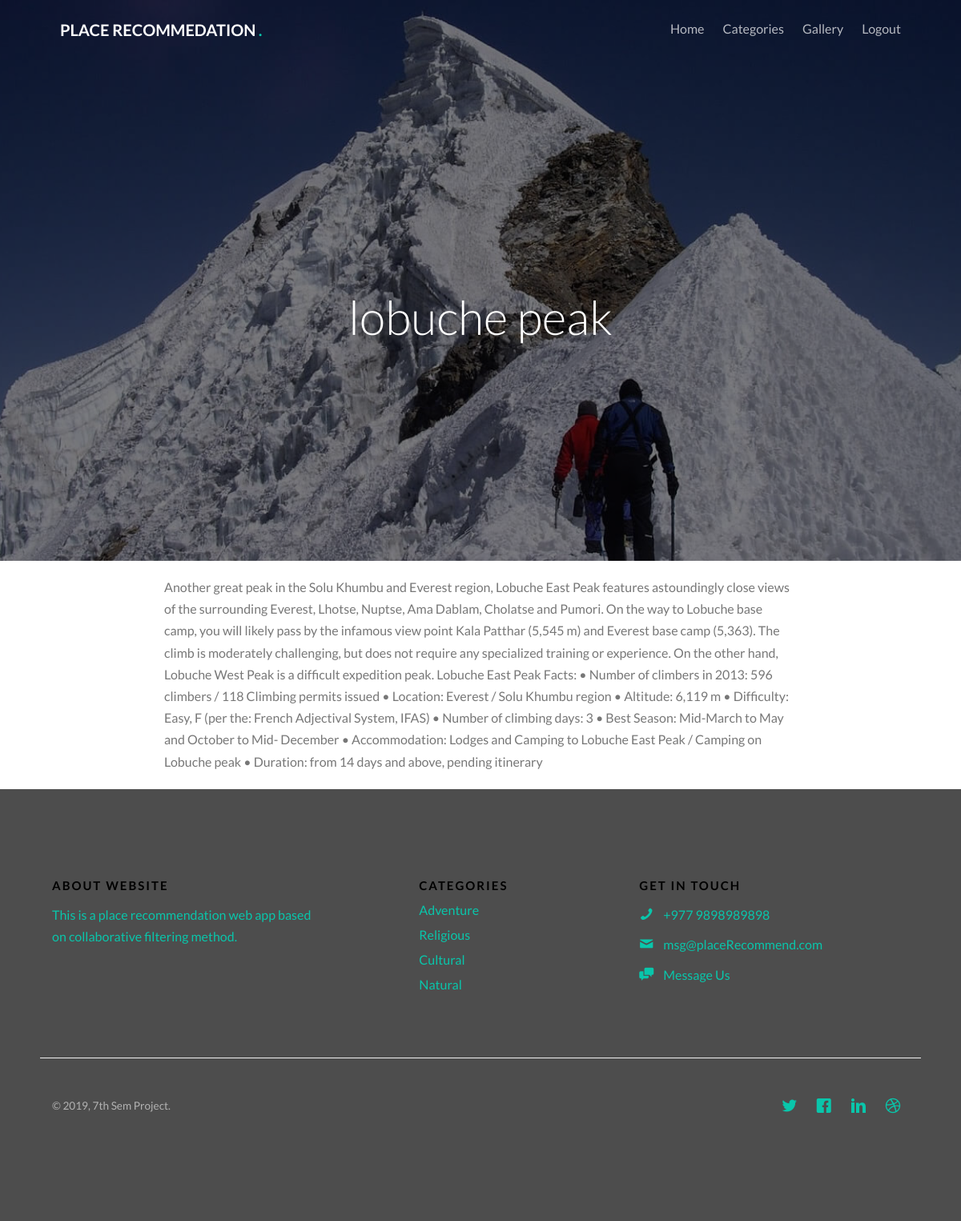
/site/detailed.php?id=3, run on the app's committed database.
### tables this page shows
CREATE TABLE `place` (
  `place_id` int(11) NOT NULL,
  `place_name` varchar(255) NOT NULL,
  `category_name` varchar(255) NOT NULL,
  `imageurl` varchar(255) NOT NULL,
  `information` text NOT NULL
);

### site/detailed.php (the view, shortened to what this page needs)
<?php
		require('../connection.php');
    $rs_results = mysqli_query($con,"Select * from place where place_id =".$_GET['id']);
		$place_single =  mysqli_fetch_assoc($rs_results);
		$pic = "../admin/images/".$place_single['imageurl'];
		include '../template/loggedheader.php';
?>
	<body onload="showRestaurantData('rating/getRatingData.php',<?php echo $place_single['place_id'];?>)">
	<div id="page">
		<?php include '../template/loggednav.php';?>
		<?php include '../template/headers/headerdetailed.php';?>
		<div class="row">
			<div class="col-lg-8 col-md-8 col-sm-8 col-md-offset-2">
				<p style="margin-top: 19px;"><?php echo $place_single['information'];?></p>
			</div>
			<div class="col-lg-6 col-md-6 col-sm-6 col-md-offset-3 text-center" style="font-size: 25px;">
			</div>
		</div>
	<?php include '../template/loggedfooter.php'; ?>
	</body>
</html>

### template/loggedheader.php (shortened to what this page needs)
<html lang="en">
    <head>
        <link rel="stylesheet" href="../assets/css/animate.css">
        <link rel="stylesheet" href="../assets/css/icomoon.css">
        <link rel="stylesheet" href="../assets/css/themify-icons.css">
        <link rel="stylesheet" href="../assets/css/bootstrap.css">
        <link rel="stylesheet" href="../assets/css/magnific-popup.css">
        <link rel="stylesheet" href="../assets/css/bootstrap-datepicker.min.css">
        <link rel="stylesheet" href="../assets/css/owl.carousel.min.css">
        <link rel="stylesheet" href="../assets/css/owl.theme.default.min.css">
        <link rel="stylesheet" href="../assets/css/style.css">
        <link rel="stylesheet" href="../assets/css/detailed.css">
        <link rel="stylesheet" href="../assets/css/rating.css">
    </head>

### template/loggednav.php (shortened to what this page needs)
<nav class="gtco-nav" role="navigation">
		<div class="gtco-container">
			<div class="row">
				<div class="col-sm-4 col-xs-12">
					<div id="gtco-logo">
					<a href="dashboard.php">Place Recommedation <em>.</em></a>
					</div>
				</div>
				<div class="col-xs-8 text-right menu-1">
					<ul>
					<li><a href="dashboard.php">Home</a></li>
						<li class="has-dropdown">
							<a href="#">Categories</a>
						</li>
						<li><a href="gallery.php">Gallery</a></li>
						<li><a href="../logout.php">Logout</a></li>
					</ul>
				</div>
			</div>
		</div>
	</nav>

### template/headers/headerdetailed.php
<header id="gtco-header" class="gtco-cover gtco-cover-md" role="banner" style="background-image: url('<?php echo $pic;?>')">
		<div class="overlay"></div>
		<div class="gtco-container">
			<div class="row">
				<div class="col-md-12 col-md-offset-0 text-center">
					<div class="row row-mt-15em">
						<div class="col-md-12 mt-text animate-box" data-animate-effect="fadeInUp">
							<h1><?php echo $place_single['place_name'];?></h1>
						</div>
					</div>
				</div>
			</div>
		</div>
	</header>

### template/loggedfooter.php (shortened to what this page needs)
<div class="gtco-footers">
    <footer id="gtco-footer" role="contentinfo">
            <div class="gtco-container" >
                <div class="row row-p	b-md">
                    <div class="col-md-4">
                        <div class="gtco-widget">
                            <h3>About Website</h3>
                            <p class="p-footer">This is a place recommendation web app based on collaborative filtering method.</p>
                        </div>
                    </div>
                    <div class="col-md-2 col-md-push-1">
                        <div class="gtco-widget">
                            <h3>Categories</h3>
                            <ul class="gtco-footer-links">
                                <li><a href="adventure.php">Adventure</a></li>
                                <li><a href="religious.php">Religious</a></li>
                                <li><a href="cultural.php">Cultural</a></li>
                                <li><a href="natural.php">Natural</a></li>
                            </ul>
                        </div>
                    </div>
                    <div class="col-md-3 col-md-push-2">
                        <div class="gtco-widget">
                            <h3>Get In Touch</h3>
                            <ul class="gtco-quick-contact">
                                <li><a href="#"><i class="icon-phone"></i> +977 9898989898</a></li>
                                <li><a href="#"><i class="icon-mail2"></i> msg@placeRecommend.com</a></li>
                                <li><a href="#"><i class="icon-chat"></i> Message Us</a></li>
                            </ul>
                        </div>
                    </div>
                </div>
                <div class="row copyright">
                    <div class="col-md-12">
                        <p class="pull-left">
                            <small class="block">&copy; 2019, 7th Sem Project.</small>
                        </p>
                        <p class="pull-right">
                            <ul class="gtco-social-icons pull-right">
                                <li><a href="#"><i class="icon-twitter"></i></a></li>
                                <li><a href="#"><i class="icon-facebook"></i></a></li>
                                <li><a href="#"><i class="icon-linkedin"></i></a></li>
                                <li><a href="#"><i class="icon-dribbble"></i></a></li>
                            </ul>
                        </p>
                    </div>
                </div>
            </div>
    </footer>
</div>
	</div>

### assets/css/icomoon.css (style rules this page uses)
[class^="icon-"], [class*=" icon-"] { font-family: 'icomoon' !important; speak: none; font-style: normal; font-weight: normal; font-variant: normal; text-transform: none; line-height: 1; -webkit-font-smoothing: antialiased; -moz-osx-font-smoothing: grayscale; }
.icon-chat:before { content: "\e97c"; }
.icon-mail2:before { content: "\e9da"; }
.icon-phone:before { content: "\e9f4"; }
.icon-dribbble:before { content: "\ea65"; }
.icon-facebook:before { content: "\ea67"; }
.icon-linkedin:before { content: "\ea73"; }
.icon-twitter:before { content: "\ea7c"; }

### data on the page
place: imageurl (picture), place_name "lobuche peak", information "Another great peak in the Solu Khumbu and Everest region, Lobuche East Peak features astoundingly close views of the surrounding Everest, Lhotse, Nuptse, Ama Dablam, Cholatse and Pumori. On the way to Lobuche base camp, you will likely pass by the infamous view point Kala Patthar (5,545 m) and Everest base camp (5,363). The climb is moderately challenging, but does not require any specialized training or experience. On the other hand, Lobuche West Peak is a difficult expedition peak. Lobuche East Peak Facts: • Number of climbers in 2013: 596 climbers / 118 Climbing permits issued • Location: Everest / Solu Khumbu region • Altitude: 6,119 m • Difficulty: Easy, F (per the: French Adjectival…"
